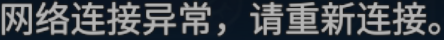
#> input picture assets/templates/network_connection_abnormal.png, 444 x 40 px
$ python make_network_text_templates.py
#> lines starting #> are read from the running program, lines starting #| are printed output that depends on the picture; after the words box and inside, x2 and y2 are one past the last pixel; in counts of white or black regions, pixels touching at a corner belong together
from pathlib import Path

import cv2
import numpy as np


ROOT = Path(__file__).resolve().parents[1] / "assets" / "templates"


def convert(path: Path) -> None:
    image = cv2.imread(str(path), cv2.IMREAD_COLOR)
#> image is the input picture: shape (40, 444, 3); mean B, G, R 80.6, 74.7, 69.5
    if image is None:
        raise SystemExit(f"cannot read {path}")
    hsv = cv2.cvtColor(image, cv2.COLOR_BGR2HSV)
#> hsv: shape (40, 444, 3); mean H, S, V 69.5, 82, 80.6
    # The modal text is neutral white; the shop backdrop is dark and saturated.
    neutral = hsv[:, :, 1] <= 55
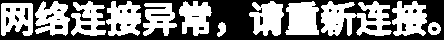
#> neutral: shape (40, 444) bool; 51.2% white; 32 black regions (21 under 20 px), largest, box (x1, y1, x2, y2) and area: (0, 0, 444, 40) 8159, (366, 25, 377, 30) 47, (81, 25, 91, 30) 46
    value = hsv[:, :, 2].astype(np.float32)
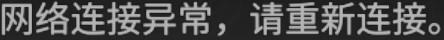
#> value: shape (40, 444) float32; min 26, max 180, mean 80.6
    alpha = np.clip((value - 85.0) * 3.0, 0, 255).astype(np.uint8)
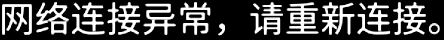
#> alpha: shape (40, 444); min 0, max 255, mean 71.4
    alpha[~neutral] = 0
    alpha = cv2.morphologyEx(alpha, cv2.MORPH_OPEN, np.ones((2, 2), np.uint8))
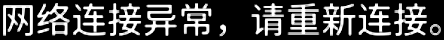
#> alpha: shape (40, 444); min 0, max 255, mean 69.5
    ys, xs = np.nonzero(alpha > 8)
#> ys = 6514 values from 3 to 36; xs = 6514 values, max 440 at index 5007, min 3 at index 159, mean 217.6
    if len(xs) == 0:
        raise SystemExit(f"no text pixels found in {path}")
    pad = 3
    x0, x1 = max(0, int(xs.min()) - pad), min(image.shape[1], int(xs.max()) + pad + 1)
#> x0 = 0; x1 = 444
    y0, y1 = max(0, int(ys.min()) - pad), min(image.shape[0], int(ys.max()) + pad + 1)
#> y0 = 0; y1 = 40
    rgba = cv2.cvtColor(image[y0:y1, x0:x1], cv2.COLOR_BGR2BGRA)
    rgba[:, :, 3] = alpha[y0:y1, x0:x1]
    cv2.imwrite(str(path), rgba)
    print(path.name, rgba.shape)
#| network_connection_abnormal.png (40, 444, 4)


for filename in ("network_connection_abnormal.png", "network_retry.png"):
    convert(ROOT / filename)
#> pass 2 of the loop `for filename in ("network_connection_abnormal.png", "network_retry.png..`:
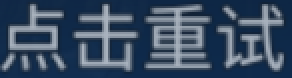
#> input picture assets/templates/network_retry.png, 146 x 39 px (shown 2 times larger)
#> in convert, image is the input picture: shape (39, 146, 3); mean B, G, R 99.8, 77.1, 58.3
#> hsv: shape (39, 146, 3); mean H, S, V 106.4, 130.9, 99.8
#> in convert (call 2), `neutral = hsv[:, :, 1] <= 55`:
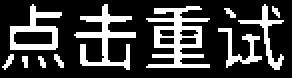
#> neutral: shape (39, 146) bool (shown 2 times larger); 24.7% white; 11 white regions (5 under 20 px), largest, box (x1, y1, x2, y2) and area: (73, 3, 105, 34) 450, (37, 2, 68, 35) 335, (5, 2, 31, 25) 243, (119, 2, 142, 35) 145, (109, 14, 131, 34) 133, (1, 27, 7, 35) 21
#> value: shape (39, 146) float32
#> in convert (call 2), `alpha = cv2.morphologyEx(alpha, cv2.MORPH_OPEN, np.ones((2, 2), np.uin..`:
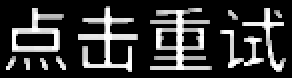
#> alpha: shape (39, 146) (shown 2 times larger); min 0, max 255, mean 52.1
#> ys = 1375 values from 3 to 35; xs = 1375 values, max 142 at index 1104, min 3 at index 1249, mean 72.83
#> x1 = 146
#> y1 = 39
#| network_retry.png (39, 146, 4)
